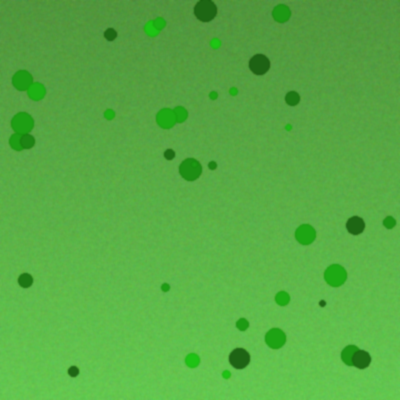
#> input picture personC_app/sample_images/algae_water.png, 400 x 400 px
$ python -i vision_engine.py   (imports and definitions only)
#> lines starting #> are read from the running program, lines starting #| are printed output that depends on the picture
"""
Vision AI Engine — Water Sample Image Analysis
================================================
Extracts visual biomarkers from water sample photographs using
classical computer-vision pipelines (colour analysis, clarity metrics,
contaminant detection) and maps them to water-quality indicators.

Works with Pillow + NumPy only (no OpenCV dependency).
"""

import numpy as np
from PIL import Image, ImageFilter, ImageStat
from dataclasses import dataclass, field
from typing import Optional, Tuple, List, Dict
import io, math


# ═══════════════════════════════════════════════════════════════════════
# DATA CLASSES
# ═══════════════════════════════════════════════════════════════════════

@dataclass
class ColourProfile:
    """HSV-space colour analysis of a water sample."""
    dominant_hue: float          # 0–360
    dominant_saturation: float   # 0–1
    mean_value: float            # 0–1  (brightness)
    blue_ratio: float            # fraction of blue-ish pixels
    green_ratio: float           # fraction of green-ish pixels (algae indicator)
    brown_ratio: float           # fraction of brown/yellow pixels (sediment)
    colourless_ratio: float      # near-grey / transparent pixels
    colour_label: str            # human-readable: "Clear", "Turbid Brown", etc.


@dataclass
class ClarityMetrics:
    """Image-based turbidity and clarity estimation."""
    sharpness: float             # Laplacian variance (higher = sharper)
    contrast: float              # RMS contrast (0–1)
    entropy: float               # Shannon entropy of luminance
    edge_density: float          # fraction of strong-edge pixels
    estimated_turbidity_ntu: float  # mapped NTU estimate
    clarity_label: str           # "Crystal Clear", "Slightly Hazy", etc.


@dataclass
class ContaminantIndicators:
    """Visual anomaly / contaminant markers."""
    algae_risk: float            # 0–1  (green pigment intensity)
    sediment_risk: float         # 0–1  (brown/ochre pigment)
    foam_risk: float             # 0–1  (white cluster detection)
    discolouration_risk: float   # 0–1  (deviation from clear-water norm)
    particle_count_estimate: int # detected high-contrast particles
    anomalies: List[str]         # human-readable anomaly list


@dataclass
class VisionAssessment:
    """Full Vision AI assessment result for a water sample image."""
    colour: ColourProfile
    clarity: ClarityMetrics
    contaminants: ContaminantIndicators
    visual_quality_score: float  # 0–100  composite score
    visual_potability: bool      # True if vision says safe
    confidence: float            # 0–1 confidence in visual assessment
    risk_level: str              # "Low", "Medium", "High", "Critical"
    summary: str                 # human-readable summary paragraph
    warnings: List[str]          # list of warnings


# ═══════════════════════════════════════════════════════════════════════
# COLOUR HELPERS (pure NumPy, no OpenCV)
# ═══════════════════════════════════════════════════════════════════════

def _rgb_to_hsv_array(rgb: np.ndarray) -> np.ndarray:
    """Convert (H, W, 3) uint8 RGB array → (H, W, 3) float HSV.
    H in [0, 360], S in [0, 1], V in [0, 1].
    """
    rgb_f = rgb.astype(np.float32) / 255.0
    r, g, b = rgb_f[..., 0], rgb_f[..., 1], rgb_f[..., 2]
    cmax = np.max(rgb_f, axis=-1)
    cmin = np.min(rgb_f, axis=-1)
    delta = cmax - cmin

    # Hue
    hue = np.zeros_like(cmax)
    mask_r = (cmax == r) & (delta > 0)
    mask_g = (cmax == g) & (delta > 0)
    mask_b = (cmax == b) & (delta > 0)
    hue[mask_r] = 60.0 * (((g[mask_r] - b[mask_r]) / delta[mask_r]) % 6)
    hue[mask_g] = 60.0 * (((b[mask_g] - r[mask_g]) / delta[mask_g]) + 2)
    hue[mask_b] = 60.0 * (((r[mask_b] - g[mask_b]) / delta[mask_b]) + 4)

    # Saturation
    sat = np.where(cmax > 0, delta / cmax, 0.0)

    return np.stack([hue, sat, cmax], axis=-1)


def _classify_hue_ranges(hsv: np.ndarray, sat_thresh: float = 0.08):
    """Classify pixels into colour buckets.  Returns ratio dict."""
    h, s, v = hsv[..., 0], hsv[..., 1], hsv[..., 2]
    n = h.size

    colourless = (s < sat_thresh) | (v < 0.10)
    chromatic = ~colourless

    # Blue: H in [190, 260]
    blue = chromatic & (h >= 190) & (h <= 260)
    # Green: H in [75, 170]
    green = chromatic & (h >= 75) & (h <= 170)
    # Brown/Yellow/Ochre: H in [15, 50]
    brown = chromatic & (h >= 15) & (h <= 50)
    # Red: H < 15 or H > 340
    red = chromatic & ((h < 15) | (h > 340))

    return {
        "blue": blue.sum() / n,
        "green": green.sum() / n,
        "brown": brown.sum() / n,
        "red": red.sum() / n,
        "colourless": colourless.sum() / n,
    }


def _dominant_hue_sat(hsv: np.ndarray, sat_thresh: float = 0.08):
    """Find dominant hue among chromatic pixels via circular mean."""
    s = hsv[..., 1].ravel()
    h = hsv[..., 0].ravel()
    mask = s >= sat_thresh
    if mask.sum() < 10:
        return 0.0, 0.0  # essentially colourless

    h_rad = np.deg2rad(h[mask])
    sin_mean = np.mean(np.sin(h_rad))
    cos_mean = np.mean(np.cos(h_rad))
    dominant_h = np.rad2deg(np.arctan2(sin_mean, cos_mean)) % 360
    dominant_s = float(np.mean(s[mask]))
    return dominant_h, dominant_s


# ═══════════════════════════════════════════════════════════════════════
# CLARITY / TURBIDITY (Pillow filters)
# ═══════════════════════════════════════════════════════════════════════

def _compute_sharpness(grey_arr: np.ndarray) -> float:
    """Laplacian variance as sharpness proxy (3×3 kernel via convolution)."""
    # Approximate Laplacian via second-order differences
    lap_x = np.diff(grey_arr.astype(np.float32), n=2, axis=1)
    lap_y = np.diff(grey_arr.astype(np.float32), n=2, axis=0)
    # Variance of the Laplacian
    var_x = np.var(lap_x) if lap_x.size > 0 else 0
    var_y = np.var(lap_y) if lap_y.size > 0 else 0
    return float(var_x + var_y)


def _rms_contrast(grey_arr: np.ndarray) -> float:
    """RMS contrast in [0, 1]."""
    f = grey_arr.astype(np.float32) / 255.0
    return float(np.std(f))


def _shannon_entropy(grey_arr: np.ndarray) -> float:
    """Shannon entropy of luminance histogram."""
    hist, _ = np.histogram(grey_arr, bins=256, range=(0, 255))
    prob = hist / hist.sum()
    prob = prob[prob > 0]
    return float(-np.sum(prob * np.log2(prob)))


def _edge_density(img_pil: Image.Image) -> float:
    """Fraction of strong-edge pixels (FIND_EDGES filter)."""
    edges = img_pil.convert("L").filter(ImageFilter.FIND_EDGES)
    arr = np.array(edges)
    return float((arr > 60).sum() / arr.size)


def _map_to_ntu(sharpness: float, contrast: float, edge_density: float,
                colour_ratios: dict = None) -> float:
    """Heuristic mapping of image metrics → estimated NTU (0–100+).

    Uses both image-clarity metrics AND colour cues (brown/green content
    strongly correlates with real-world turbidity).  This dual approach
    works for both real photographs and synthetic demo images.

    Calibration assumptions (tuneable):
      - Crystal clear water: low colour contamination, any sharpness → NTU ≈ 0.5–3
      - Moderately turbid:   some brown/green tint                   → NTU ≈ 5–20
      - Very turbid:         heavy brown/green, low contrast         → NTU ≈ 30–100+
    """
    # --- Image-metric channel ---
    clarity_norm = min(sharpness / 500.0, 1.0)
    contrast_norm = min(contrast / 0.20, 1.0)
    edge_norm = min(edge_density / 0.10, 1.0)
    metric_clarity = 0.40 * clarity_norm + 0.35 * contrast_norm + 0.25 * edge_norm

    # --- Colour channel (most discriminative for water) ---
    colour_clarity = 1.0  # assume clear if no info
    if colour_ratios is not None:
        brown = colour_ratios.get("brown", 0)
        green = colour_ratios.get("green", 0)
        red = colour_ratios.get("red", 0)
        colourless = colour_ratios.get("colourless", 0)
        blue = colour_ratios.get("blue", 0)

        # Clear water is colourless or blue-tinted, with minimal brown/green
        contamination = brown + green * 0.9 + red * 0.8
        clearness = colourless + blue * 0.8
        colour_clarity = max(0.0, min(1.0, clearness - contamination * 1.5))

    # Blend both channels (colour dominates for water assessment)
    combined = 0.35 * metric_clarity + 0.65 * colour_clarity
    # Map to NTU: 1 = crystal clear (0.1 NTU), 0 = opaque (100 NTU)
    ntu = max(0.1, 100.0 * (1.0 - combined) ** 1.8)
    return round(ntu, 1)


def _clarity_label(ntu: float) -> str:
    if ntu < 1.0:
        return "Crystal Clear"
    elif ntu < 5.0:
        return "Clear"
    elif ntu < 15.0:
        return "Slightly Hazy"
    elif ntu < 30.0:
        return "Turbid"
    elif ntu < 60.0:
        return "Very Turbid"
    else:
        return "Opaque / Heavily Turbid"


# ═══════════════════════════════════════════════════════════════════════
# CONTAMINANT DETECTION
# ═══════════════════════════════════════════════════════════════════════

def _detect_foam(rgb: np.ndarray) -> float:
    """Detect white/foam clusters: pixels that are bright AND achromatic.
    True foam is near-white (all channels close, all high).
    Blue-tinted clear water (R≈215, G≈230, B≈250) must NOT trigger this.
    """
    r, g, b = rgb[..., 0].astype(np.float32), rgb[..., 1].astype(np.float32), rgb[..., 2].astype(np.float32)
    brightness = np.max(rgb, axis=-1)
    # Pairwise channel differences
    rg_diff = np.abs(r - g)
    rb_diff = np.abs(r - b)
    gb_diff = np.abs(g - b)
    max_diff = np.maximum(np.maximum(rg_diff, rb_diff), gb_diff)
    # Foam: very bright AND all channels within 8 of each other (truly white/grey)
    white_mask = (brightness > 230) & (max_diff < 8)
    ratio = white_mask.sum() / brightness.size

    if ratio > 0.03:
        return min((ratio - 0.03) * 8, 1.0)
    return 0.0


def _detect_particles(grey_arr: np.ndarray) -> int:
    """Very rough dark-particle count via thresholding."""
    # Look for small very-dark spots against a lighter background
    median = np.median(grey_arr)
    if median < 80:
        return 0  # image is overall dark, can't reliably detect

    dark_thresh = max(30, median - 80)
    dark_pixels = (grey_arr < dark_thresh).astype(np.uint8)
    # Count connected regions roughly via run-length in rows
    transitions = np.diff(dark_pixels, axis=1)
    starts = (transitions == 1).sum()
    return int(starts)


# ═══════════════════════════════════════════════════════════════════════
# COLOUR LABEL
# ═══════════════════════════════════════════════════════════════════════

def _colour_label(ratios: dict, dom_hue: float, dom_sat: float) -> str:
    """Human-readable colour description."""
    if ratios["colourless"] > 0.70:
        return "Clear / Colourless"
    if ratios["blue"] > 0.30:
        return "Blue-tinted (mineral or copper trace)"
    if ratios["green"] > 0.25:
        return "Green-tinted (possible algae / biological)"
    if ratios["brown"] > 0.25:
        return "Brown / Ochre (sediment or iron)"
    if ratios["red"] > 0.15:
        return "Reddish (iron oxide / contamination)"
    if dom_sat < 0.12:
        return "Near-colourless (slight tint)"
    return f"Tinted (dominant hue ≈ {dom_hue:.0f}°)"


# ═══════════════════════════════════════════════════════════════════════
# COMPOSITE SCORING
# ═══════════════════════════════════════════════════════════════════════

def _compute_visual_score(colour: ColourProfile,
                          clarity: ClarityMetrics,
                          contam: ContaminantIndicators) -> Tuple[float, bool, float, str]:
    """Compute composite visual quality score (0–100), potability, confidence, risk level."""

    # Clarity sub-score (40 points)
    ntu = clarity.estimated_turbidity_ntu
    if ntu < 1:
        clarity_score = 40.0
    elif ntu < 5:
        clarity_score = 35.0
    elif ntu < 15:
        clarity_score = 25.0
    elif ntu < 30:
        clarity_score = 15.0
    elif ntu < 60:
        clarity_score = 7.0
    else:
        clarity_score = 0.0

    # Colour sub-score (30 points)
    colour_score = 30.0
    if colour.green_ratio > 0.20:
        colour_score -= 15 * min(colour.green_ratio / 0.40, 1.0)
    if colour.brown_ratio > 0.15:
        colour_score -= 15 * min(colour.brown_ratio / 0.40, 1.0)
    colour_score = max(0, colour_score)

    # Contaminant sub-score (30 points)
    contam_score = 30.0
    contam_score -= 10 * contam.algae_risk
    contam_score -= 10 * contam.sediment_risk
    contam_score -= 5 * contam.foam_risk
    contam_score -= 5 * contam.discolouration_risk
    contam_score = max(0, contam_score)

    total = clarity_score + colour_score + contam_score
    total = max(0, min(100, total))

    # Confidence: based on how much colour info we have
    if colour.colourless_ratio > 0.90:
        confidence = 0.50  # mostly grey/white → less visual info
    elif colour.colourless_ratio > 0.60:
        confidence = 0.65
    else:
        confidence = 0.80

    # Risk level
    if total >= 75:
        risk = "Low"
    elif total >= 50:
        risk = "Medium"
    elif total >= 30:
        risk = "High"
    else:
        risk = "Critical"

    potable = total >= 55

    return total, potable, confidence, risk


def _build_summary(colour: ColourProfile,
                   clarity: ClarityMetrics,
                   contam: ContaminantIndicators,
                   score: float, risk: str) -> Tuple[str, List[str]]:
    """Generate human-readable summary and warnings list."""
    parts = []
    warnings = []

    # Clarity
    parts.append(f"Visual turbidity estimated at ~{clarity.estimated_turbidity_ntu:.1f} NTU "
                 f"({clarity.clarity_label}).")

    if clarity.estimated_turbidity_ntu > 5:
        warnings.append(f"⚠️ Elevated visual turbidity ({clarity.estimated_turbidity_ntu:.1f} NTU) — "
                        "WHO guideline is < 5 NTU for drinking water.")

    # Colour
    parts.append(f"Colour profile: {colour.colour_label}.")
    if colour.green_ratio > 0.20:
        warnings.append("🟢 Significant green pigmentation detected — possible algal bloom or "
                        "biological contamination.")
    if colour.brown_ratio > 0.20:
        warnings.append("🟤 Brown/ochre colouration detected — possible sediment, iron, or "
                        "organic matter.")

    # Contaminants
    if contam.algae_risk > 0.3:
        warnings.append(f"🦠 Algae contamination risk: {contam.algae_risk:.0%}")
    if contam.sediment_risk > 0.3:
        warnings.append(f"🏔️ Sediment contamination risk: {contam.sediment_risk:.0%}")
    if contam.foam_risk > 0.2:
        warnings.append(f"🫧 Surface foam / surfactant detected (risk: {contam.foam_risk:.0%})")
    if contam.particle_count_estimate > 50:
        warnings.append(f"🔬 ~{contam.particle_count_estimate} suspended particles detected in image.")

    parts.append(f"Overall visual quality score: {score:.0f}/100 (Risk: {risk}).")

    summary = " ".join(parts)
    return summary, warnings


# ═══════════════════════════════════════════════════════════════════════
# MAIN ANALYSIS FUNCTION
# ═══════════════════════════════════════════════════════════════════════

def analyse_water_image(image: Image.Image,
                        target_size: int = 512) -> VisionAssessment:
    """
    Full Vision AI analysis pipeline for a water sample image.

    Parameters
    ----------
    image : PIL.Image.Image
        The uploaded water sample photograph.
    target_size : int
        Resize longest edge to this for consistent processing.

    Returns
    -------
    VisionAssessment
        Complete visual assessment including colour, clarity,
        contaminants, composite score, and human-readable summary.
    """
    # ── Preprocessing ────────────────────────────────────────────────
    img = image.convert("RGB")
    # Resize for consistent analysis
    w, h = img.size
    scale = target_size / max(w, h)
    if scale < 1:
        img = img.resize((int(w * scale), int(h * scale)), Image.LANCZOS)

    rgb = np.array(img)
    grey = np.array(img.convert("L"))

    # ── 1. Colour Analysis ───────────────────────────────────────────
    hsv = _rgb_to_hsv_array(rgb)
    ratios = _classify_hue_ranges(hsv)
    dom_hue, dom_sat = _dominant_hue_sat(hsv)
    mean_v = float(np.mean(hsv[..., 2]))

    colour = ColourProfile(
        dominant_hue=round(dom_hue, 1),
        dominant_saturation=round(dom_sat, 3),
        mean_value=round(mean_v, 3),
        blue_ratio=round(ratios["blue"], 3),
        green_ratio=round(ratios["green"], 3),
        brown_ratio=round(ratios["brown"], 3),
        colourless_ratio=round(ratios["colourless"], 3),
        colour_label=_colour_label(ratios, dom_hue, dom_sat),
    )

    # ── 2. Clarity / Turbidity ───────────────────────────────────────
    sharpness = _compute_sharpness(grey)
    contrast = _rms_contrast(grey)
    entropy = _shannon_entropy(grey)
    edge_d = _edge_density(img)
    ntu = _map_to_ntu(sharpness, contrast, edge_d, colour_ratios=ratios)

    clarity = ClarityMetrics(
        sharpness=round(sharpness, 2),
        contrast=round(contrast, 4),
        entropy=round(entropy, 2),
        edge_density=round(edge_d, 4),
        estimated_turbidity_ntu=ntu,
        clarity_label=_clarity_label(ntu),
    )

    # ── 3. Contaminant Indicators ────────────────────────────────────
    algae_risk = min(colour.green_ratio / 0.35, 1.0)
    sediment_risk = min(colour.brown_ratio / 0.35, 1.0)
    foam = _detect_foam(rgb)
    particles = _detect_particles(grey)

    # Discolouration: how far from "ideal clear water" (high V, low S)
    ideal_v, ideal_s = 0.75, 0.05
    discol = math.sqrt((mean_v - ideal_v) ** 2 + (dom_sat - ideal_s) ** 2)
    discol_risk = min(discol / 0.5, 1.0)

    contam = ContaminantIndicators(
        algae_risk=round(algae_risk, 3),
        sediment_risk=round(sediment_risk, 3),
        foam_risk=round(foam, 3),
        discolouration_risk=round(discol_risk, 3),
        particle_count_estimate=particles,
        anomalies=[],
    )

    # Build anomaly list
    if algae_risk > 0.3:
        contam.anomalies.append("Algal pigmentation")
    if sediment_risk > 0.3:
        contam.anomalies.append("Sediment/iron colouration")
    if foam > 0.2:
        contam.anomalies.append("Surface foam / surfactants")
    if particles > 50:
        contam.anomalies.append(f"~{particles} suspended particles")

    # ── 4. Composite Score ───────────────────────────────────────────
    score, potable, confidence, risk = _compute_visual_score(colour, clarity, contam)

    # ── 5. Summary ───────────────────────────────────────────────────
    summary, warnings = _build_summary(colour, clarity, contam, score, risk)

    return VisionAssessment(
        colour=colour,
        clarity=clarity,
        contaminants=contam,
        visual_quality_score=round(score, 1),
        visual_potability=potable,
        confidence=round(confidence, 3),
        risk_level=risk,
        summary=summary,
        warnings=warnings,
    )

>>> from PIL import Image
>>> picture = Image.open('sample_images/algae_water.png')
#> picture is the input picture: PIL image 400x400 RGB; mean R, G, B 86.1, 172.5, 66.6
>>> result = analyse_water_image(picture)
#> in analyse_water_image, `grey = np.array(img.convert("L"))`:
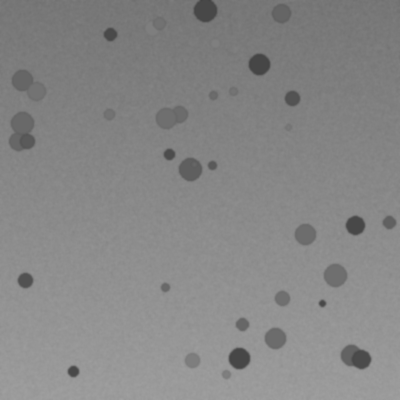
#> grey: shape (400, 400); min 67, max 161, mean 134.6
#> in _rgb_to_hsv_array, `r, g, b = rgb_f[..., 0], rgb_f[..., 1], rgb_f[..., 2]`:
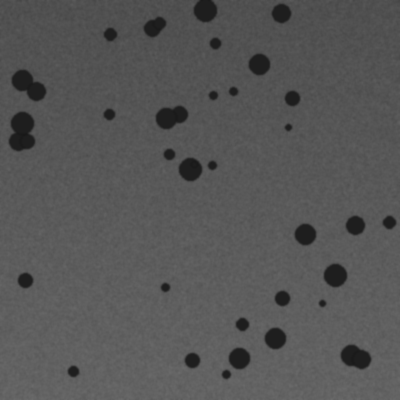
#> r: shape (400, 400) float32; min 0.0941, max 0.42, mean 0.338
#> in _rgb_to_hsv_array, `r, g, b = rgb_f[..., 0], rgb_f[..., 1], rgb_f[..., 2]`:
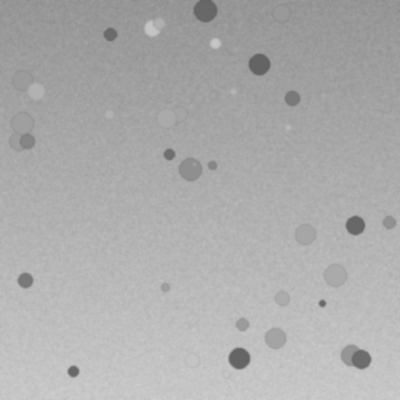
#> g: shape (400, 400) float32; min 0.38, max 0.808, mean 0.677
#> in _rgb_to_hsv_array, `r, g, b = rgb_f[..., 0], rgb_f[..., 1], rgb_f[..., 2]`:
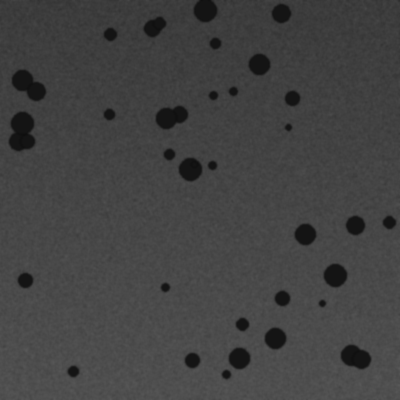
#> b: shape (400, 400) float32; min 0.0549, max 0.345, mean 0.261
#> in _rgb_to_hsv_array, `sat = np.where(cmax > 0, delta / cmax, 0.0)`:
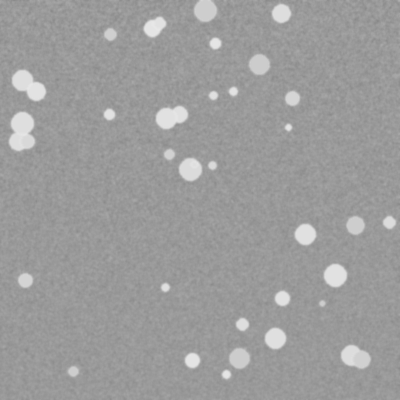
#> sat: shape (400, 400) float32; min 0.538, max 0.91, mean 0.616
#> in _rgb_to_hsv_array, `return np.stack([hue, sat, cmax], axis=-1)`:
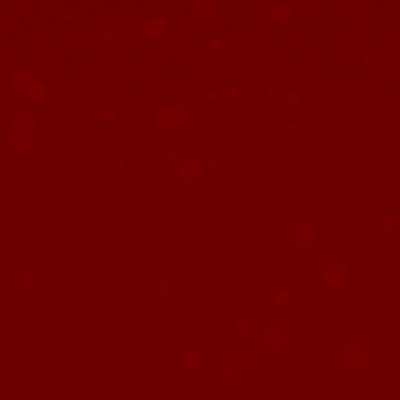
#> returned value: shape (400, 400, 3) float32; mean of channels 0, 1, 2 108.8, 0.6, 0.7; drawn as R, G, B
#> in analyse_water_image, `ratios = _classify_hue_ranges(hsv)`: ratios = {'blue': 0, 'green': 1, 'brown': 0, 'red': 0, 'colourless': 0}
#> in _dominant_hue_sat, `sin_mean = np.mean(np.sin(h_rad))`: sin_mean = 0.946
#> in _dominant_hue_sat, `cos_mean = np.mean(np.cos(h_rad))`: cos_mean = -0.323
#> in _dominant_hue_sat, `dominant_h = np.rad2deg(np.arctan2(sin_mean, cos_mean)) % 360`: dominant_h = 108.8
#> in _dominant_hue_sat, `dominant_s = float(np.mean(s[mask]))`: dominant_s = 0.616
#> in analyse_water_image, `dom_hue, dom_sat = _dominant_hue_sat(hsv)`: dom_hue = 108.8; dom_sat = 0.616
#> in analyse_water_image, `mean_v = float(np.mean(hsv[..., 2]))`: mean_v = 0.677
#> in _compute_sharpness, `lap_y = np.diff(grey_arr.astype(np.float32), n=2, axis=0)`:
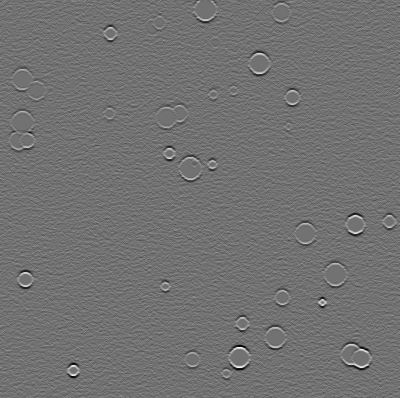
#> lap_y: shape (398, 400) float32; min -17, max 21, mean 0; drawn with min black and max white
#> in _compute_sharpness, `var_x = np.var(lap_x) if lap_x.size > 0 else 0`: var_x = 3.42
#> in _compute_sharpness, `var_y = np.var(lap_y) if lap_y.size > 0 else 0`: var_y = 3.37
#> (the rest of the program and of its run is left out)
